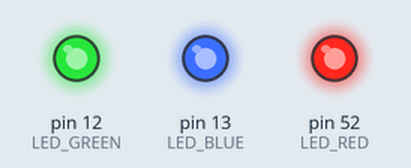
A sketch run on a simulated Arduino Mega 2560, built with avr-gcc and run on an emulated ATmega2560. Parts: output pins drawn as LEDs (lit = HIGH).

Above: at 0.5 s.
At 1.5 s:
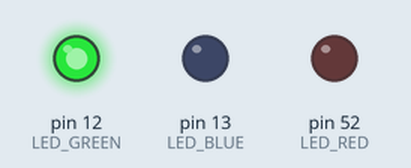
At 5.5 s:
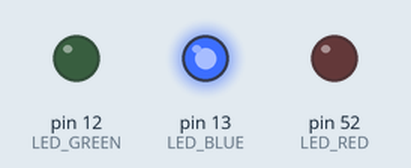
Timing chart, 0 to 6.9 s (numbered marks = the images above):
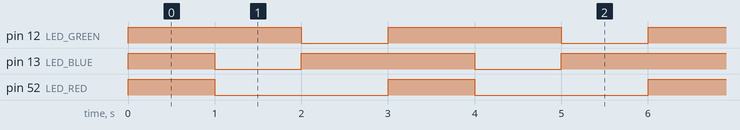

Measured:
- by itself, pin 12 (LED_GREEN): alternates HIGH for 2.0 s and LOW for 1.0 s
- by itself, pin 13 (LED_BLUE): repeats every 3.0 s: LOW 1.0 s, HIGH 2.0 s
- by itself, pin 52 (LED_RED): alternates HIGH for 1.0 s and LOW for 2.0 s

The sketch:

Assignment01.ino
```cpp
// define pins
int LED_BLUE = 13;  // pin number of blue led, active low
int LED_GREEN = 12; // pin number of green led, active low
int LED_RED = 52;   // pin number of red led, active high

void setup()
{
    // initialize digital pin LED_BUILTIN as an output.
    pinMode(LED_BLUE, OUTPUT);
    pinMode(LED_GREEN, OUTPUT);
    pinMode(LED_RED, OUTPUT);
}

// the loop function runs over and over again forever
void loop()
{
    // turn on only red led for one second
    digitalWrite(LED_RED, HIGH);
    digitalWrite(LED_BLUE, HIGH);
    digitalWrite(LED_GREEN, HIGH);
    delay(1000);

    // turn on only blue led for one second
    digitalWrite(LED_RED, LOW);
    digitalWrite(LED_BLUE, LOW);
    digitalWrite(LED_GREEN, HIGH);
    delay(1000);

    // turn on only green led for one second
    digitalWrite(LED_RED, LOW);
    digitalWrite(LED_BLUE, HIGH);
    digitalWrite(LED_GREEN, LOW);
    delay(1000);
}
```
